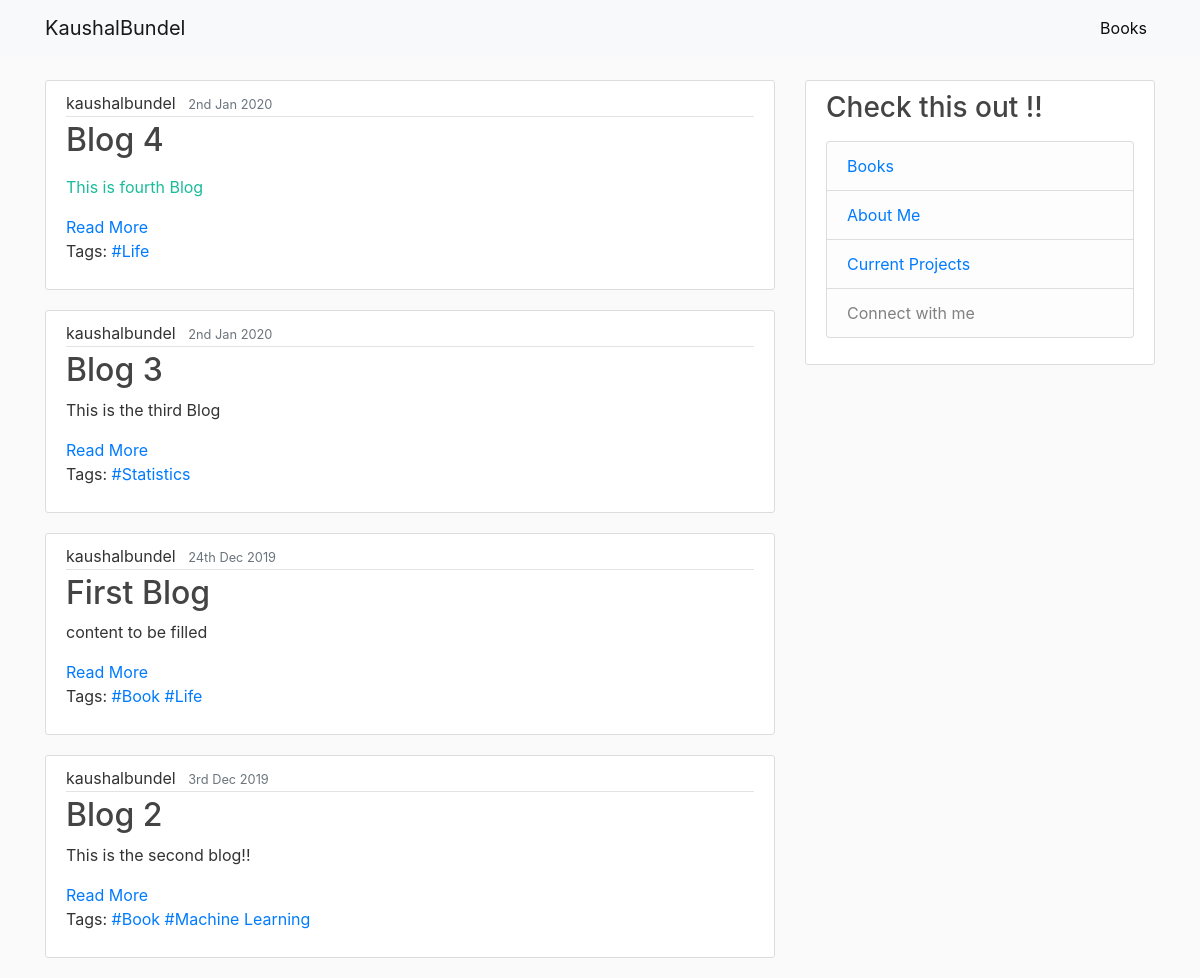
The page / on the database its author committed.
### main/models.py (models this page shows, shortened)
class Blog(models.Model):
    title=models.CharField(max_length=400,verbose_name='Blog Title')
    content=RichTextUploadingField(verbose_name='Blog Content')
    date_posted=models.DateTimeField(default=timezone.now,verbose_name='Published Date')
    author=models.ForeignKey(User,on_delete=models.CASCADE,default=1)
    tags=TaggableManager(verbose_name='tags',help_text='Use comma seperated names for separate tags')

### main/views.py (the view)
# urls.py: path('',BlogListViews.as_view(),name='blog-homepage'),
class BlogListViews(ListView):
    model=Blog
    template_name='main/home.html' #class based view require template as well <app name>/<model name>_<viewtype>.html
    ordering=['-date_posted'] # We have made a slight change in the template also, where the for loop as been changed (ref: object list)

### main/templates/main/home.html (shortened to what this page needs)
{% extends "main/base.html" %}
{% block content %}
    {% for post in object_list %}
        <article class="media content-section">
            <div class="media-body">
                <div class="article-metadata">
                    <a class="mr-2">{{ post.author }}</a>
                    <small class="text-muted">{{ post.date_posted|date:"jS M Y" }}</small>
                </div>
                <h2><a class="article-title" href="{% url 'main:blog_page' post.id %}">{{ post.title }}</a></h2>
                <p class="article-content">{{ post.content|truncatechars:400 |safe }}</p>
                <a class="mr-2" href="{% url 'main:blog_page' post.id %}">Read More</a>
                <p class="tags">Tags:
                    {% for tag in post.tags.all %}
                    <a href="{% url "main:tagged_blogs" tag.slug %}">#{{tag}}</a>
                    {% endfor %}
                </p>
            </div>
        </article>
    {% endfor %}
{% endblock content %}

### main/templates/main/base.html (shortened to what this page needs)
{% load static %}
<!DOCTYPE html>
<html lang="en">
<head>
    <link rel="stylesheet" href="https://maxcdn.bootstrapcdn.com/bootstrap/4.0.0/css/bootstrap.min.css"
>
    <link rel="stylesheet" type="text/css" href="{% static 'main/main.css' %}">
</head>
<body>
        <header class="site-header">
            <nav class="navbar navbar-expand-md navbar-light bg-light fixed-top">
                <div class="container">
                    <a class="navbar-brand mr-4" href="{% url 'main:blog-homepage' %}">KaushalBundel</a>
                    <div class="collapse navbar-collapse" id="navbarToggle">
                        <div class="navbar-nav">
                            <a class="nav-item nav-link" href="{% url 'main:book_blog'  %}">Books</a>
                        </div>
                    </div>
                </div>
            </nav>
        </header>
    <main role="main" class="container">
        <div class="row">
            <div class="col-md-8">
                {% block content %}{% endblock %}
            </div>
            <div class="col-md-4">
                <div class="content-section">
                    <h3>Check this out !!</h3>
                    <p class='text-muted'>
                        <ul class="list-group">
                            <li class="list-group-item list-group-item-light"><a href="{% url 'main:book_blog' %}">Books</a></li>
                            <li class="list-group-item list-group-item-light"><a href="{% url 'main:blog-about' %}">About Me</a></li>
                            <li class="list-group-item list-group-item-light"><a href="{% url 'main:latest_proj' %}">Current Projects</a></li>
                            <li class="list-group-item list-group-item-light">Connect with me</li>
                        </ul>
                    </p>
                </div>
            </div>
        </div>
    </main>
    </body>
</body>
</html>

### main/static/main/main.css (style rules this page uses)
body { background: #fafafa; color: #333333; margin-top: 5rem; }
h1, h2, h3, h4, h5, h6 { color: #444444; }
ul { margin: 0; }
.site-header .navbar-nav .nav-link { color: #0d0d0e; }
.content-section { background: #ffffff; padding: 10px 20px; border: 1px solid #dddddd; border-radius: 3px; margin-bottom: 20px; }
.article-title { color: #444444; }
.article-content { white-space: pre-line; }
.article-metadata { padding-bottom: 1px; margin-bottom: 4px; border-bottom: 1px solid #e3e3e3 }

### rows shown on the page
Blog: author "kaushalbundel", date_posted "2nd Jan 2020", title "Blog 4", content "This is fourth Blog"
Tag: name "Life"
Blog: author "kaushalbundel", date_posted "2nd Jan 2020", title "Blog 3", content "This is the third Blog"
Tag: name "Statistics"
Blog: author "kaushalbundel", date_posted "24th Dec 2019", title "First Blog", content "content to be filled"
Tag: name "Book"
Blog: author "kaushalbundel", date_posted "3rd Dec 2019", title "Blog 2", content "This is the second blog!!"
Tag: name "Machine Learning"
